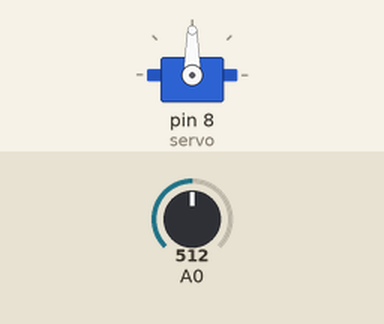
Simulated run of this sketch. Board: Arduino Uno, built with avr-gcc and run on an emulated ATmega328P. Shown: servo. The test bench sets the inputs (shaded band); at power-on: A0 = 512.

Above: at 1.2 s.
1.3 s: A0 set to 716
At 2.5 s:
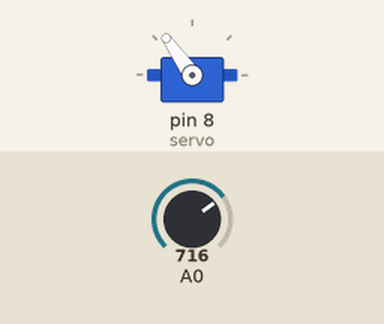
2.8 s: A0 set to 900
At 3.3 s:
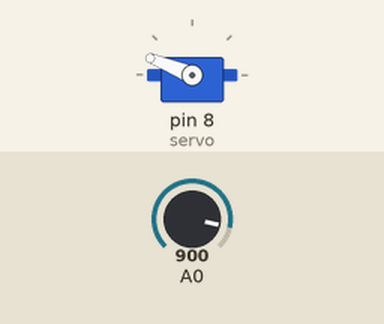
4.3 s: A0 set to 1023
At 4.8 s:
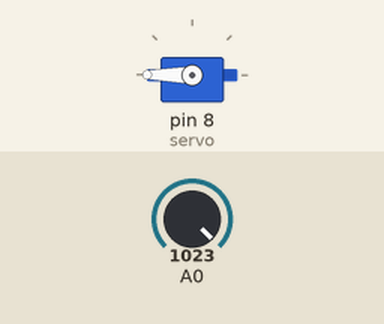
5.8 s: A0 set to 306
At 6.8 s:
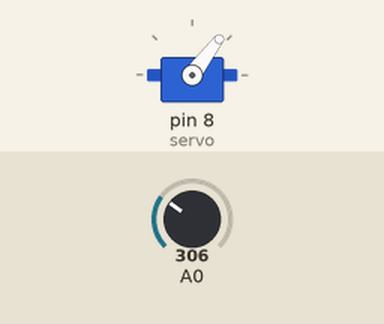
7.3 s: A0 set to 122
At 8.2 s:
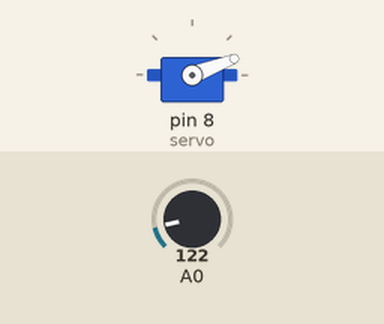
Timing chart, 0 to 9.8 s (numbered marks = the images above; inputs shaded):
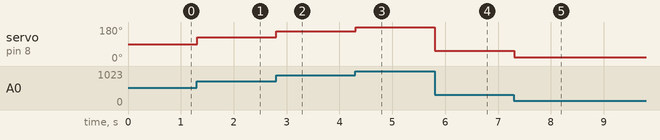

Measured:
- after the input at 1.3 s, servo on pin 8 (servo): 90° → 125° at once
- after the input at 2.8 s, servo on pin 8 (servo): 125° → 158° at once
- after the input at 4.3 s, servo on pin 8 (servo): 158° → 180° at once
- after the input at 5.8 s, servo on pin 8 (servo): 180° → 53° at once
- after the input at 7.3 s, servo on pin 8 (servo): 53° → 21° at once

The sketch:

05_Servo.ino
```cpp
// Servo-Bibliothek einbinden
#include <Servo.h>

// lege ein neues Objekt vom Typ "Servo" mit dem Namen "servo" an
Servo servo;

void setup()
{
  // initialisiere Servo auf Pin 8
  servo.attach(8);

  pinMode(A0, INPUT);
}

void loop()
{
  int val = analogRead(A0);         // Wert von A0 einlesen und in "val" abspeichern
  val = map(val, 0, 1023, 0, 180);  // Wertebereich anpassen von 0-1023 zu 0-180
  servo.write(val);                 // Servo auf entsprechenden Winkel einstellen
  delay(15);                        // kurz warten, bis der Servo die neue Stellung erreicht hat
}
```
